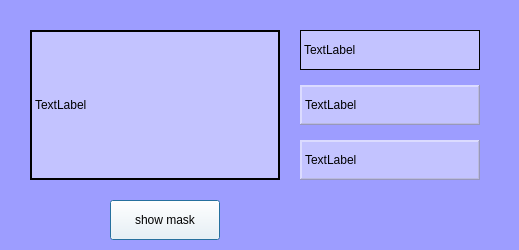
<?xml version="1.0" encoding="UTF-8"?>
<ui version="4.0">
 <class>Dialog</class>
 <widget class="QDialog" name="Dialog">
  <property name="geometry">
   <rect>
    <x>0</x>
    <y>0</y>
    <width>519</width>
    <height>250</height>
   </rect>
  </property>
  <property name="windowTitle">
   <string>Dialog</string>
  </property>
  <property name="styleSheet">
   <string notr="true">background-color: rgba(100,100,255,100);</string>
  </property>
  <widget class="QLabel" name="mask_label">
   <property name="geometry">
    <rect>
     <x>30</x>
     <y>30</y>
     <width>250</width>
     <height>150</height>
    </rect>
   </property>
   <property name="styleSheet">
    <string notr="true">background-color: rgba(255,255,255,100);</string>
   </property>
   <property name="frameShape">
    <enum>QFrame::WinPanel</enum>
   </property>
   <property name="lineWidth">
    <number>2</number>
   </property>
   <property name="text">
    <string>TextLabel</string>
   </property>
  </widget>
  <widget class="QLabel" name="pm10_label">
   <property name="geometry">
    <rect>
     <x>300</x>
     <y>30</y>
     <width>180</width>
     <height>40</height>
    </rect>
   </property>
   <property name="styleSheet">
    <string notr="true">background-color: rgba(255,255,255,100);</string>
   </property>
   <property name="frameShape">
    <enum>QFrame::Box</enum>
   </property>
   <property name="text">
    <string>TextLabel</string>
   </property>
  </widget>
  <widget class="QLabel" name="pm25_label">
   <property name="geometry">
    <rect>
     <x>300</x>
     <y>85</y>
     <width>180</width>
     <height>40</height>
    </rect>
   </property>
   <property name="styleSheet">
    <string notr="true">background-color: rgba(255,255,255,100);</string>
   </property>
   <property name="frameShape">
    <enum>QFrame::WinPanel</enum>
   </property>
   <property name="frameShadow">
    <enum>QFrame::Raised</enum>
   </property>
   <property name="text">
    <string>TextLabel</string>
   </property>
  </widget>
  <widget class="QLabel" name="O3_label">
   <property name="geometry">
    <rect>
     <x>300</x>
     <y>140</y>
     <width>180</width>
     <height>40</height>
    </rect>
   </property>
   <property name="styleSheet">
    <string notr="true">background-color: rgba(255,255,255,100);</string>
   </property>
   <property name="frameShape">
    <enum>QFrame::WinPanel</enum>
   </property>
   <property name="frameShadow">
    <enum>QFrame::Raised</enum>
   </property>
   <property name="text">
    <string>TextLabel</string>
   </property>
  </widget>
  <widget class="QPushButton" name="btn_show_mask">
   <property name="geometry">
    <rect>
     <x>110</x>
     <y>200</y>
     <width>110</width>
     <height>40</height>
    </rect>
   </property>
   <property name="styleSheet">
    <string notr="true">background-color: rgba(255,255,255,100);</string>
   </property>
   <property name="text">
    <string>show mask</string>
   </property>
  </widget>
 </widget>
 <resources/>
 <connections/>
</ui>
